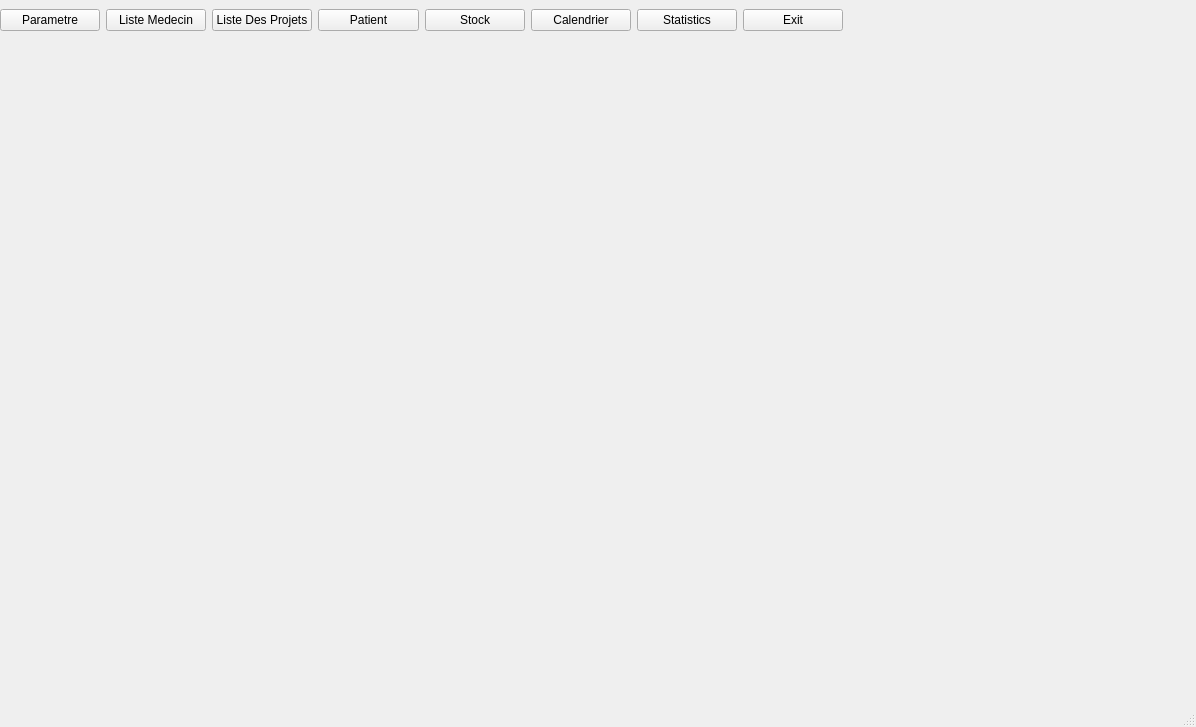
<?xml version="1.0" encoding="UTF-8"?>
<ui version="4.0">
 <class>MainWindow</class>
 <widget class="QMainWindow" name="MainWindow">
  <property name="geometry">
   <rect>
    <x>0</x>
    <y>0</y>
    <width>1196</width>
    <height>727</height>
   </rect>
  </property>
  <property name="windowTitle">
   <string>MainWindow</string>
  </property>
  <widget class="QWidget" name="centralwidget">
   <widget class="QWidget" name="horizontalLayoutWidget">
    <property name="geometry">
     <rect>
      <x>0</x>
      <y>0</y>
      <width>843</width>
      <height>41</height>
     </rect>
    </property>
    <layout class="QHBoxLayout" name="horizontalLayout">
     <item>
      <widget class="QPushButton" name="ButtonParametre">
       <property name="text">
        <string>Parametre</string>
       </property>
      </widget>
     </item>
     <item>
      <widget class="QPushButton" name="ButtonListeMedecin">
       <property name="text">
        <string>Liste Medecin</string>
       </property>
      </widget>
     </item>
     <item>
      <widget class="QPushButton" name="ButtonListeProjet">
       <property name="text">
        <string>Liste Des Projets</string>
       </property>
      </widget>
     </item>
     <item>
      <widget class="QPushButton" name="ButtonPatient">
       <property name="text">
        <string>Patient</string>
       </property>
      </widget>
     </item>
     <item>
      <widget class="QPushButton" name="ButtonConsultationStock">
       <property name="text">
        <string>Stock</string>
       </property>
      </widget>
     </item>
     <item>
      <widget class="QPushButton" name="ButtonCalendrier">
       <property name="text">
        <string>Calendrier</string>
       </property>
      </widget>
     </item>
     <item>
      <widget class="QPushButton" name="ButtonStatistique">
       <property name="text">
        <string>Statistics</string>
       </property>
      </widget>
     </item>
     <item>
      <widget class="QPushButton" name="ButtonExit">
       <property name="text">
        <string>Exit</string>
       </property>
      </widget>
     </item>
    </layout>
   </widget>
  </widget>
  <widget class="QMenuBar" name="menubar">
   <property name="geometry">
    <rect>
     <x>0</x>
     <y>0</y>
     <width>1196</width>
     <height>25</height>
    </rect>
   </property>
  </widget>
  <widget class="QStatusBar" name="statusbar"/>
 </widget>
 <resources/>
 <connections/>
</ui>
